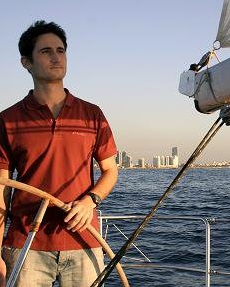
%> input picture GUI auxiliary/Danny.jpg, 230 x 287 px
$ octave --eval "result = getUserSnakeForGUI(rgb2gray(imread('Danny.jpg')));"   (GNU Octave 9; MATLAB toolbox functions it lacks are replaced by stand-ins)
%> lines starting %> are read from the running program, lines starting %| are printed output that depends on the picture; in (x1, y1, x2, y2) boxes, pixels count from 0 and x2, y2 are one past the last pixel; in counts of white or black regions, pixels touching at a corner belong together; the program's own positions count from 1
### GUI auxiliary/DetectCell.m
function outline = DetectCell(img)

resFactor = 5
img_scaled = imresize(img, 1/resFactor);
% figure, imshow(img), title('original image');

[junk threshold] = edge(img_scaled, 'sobel');
fudgeFactor = .5;
BWs = edge(img_scaled,'sobel', threshold * fudgeFactor);


se90 = strel('line', 3, 90);
se0 = strel('line', 3, 0);


BWsdil = imdilate(BWs, [se90 se0]);

BWdfill = imfill(BWsdil, 'holes');


BWnobord = imclearborder(BWdfill, 4);
tmp = bwdist(~(BWnobord));
[junk1 ind] = max(tmp(:));
[c r] = ind2sub(size(BWnobord), ind);
bw = imresize(bwselect(BWnobord,r,c,8), resFactor);
BWfinal = imdilate(bw ,strel('disk',10));


% figure, imshow(BWfinal), title('segmented image');


outline = contourc(bw-0.5, [0 0])';
outline = outline(2:10:end, :);
% Segout = Capture1_000_0;
% Segout(BWoutline) = max(max(Capture1_000_0));
% figure, imshow(Segout), title('outlined original image');

### GUI auxiliary/getUserSnakeForGUI.m
function [snake, nextAvailTag] = getUserSnakeForGUI(im)
%
% [snake, nextAvailTag] = getUserSnake(im)
%
% Adjusted from Cyrus's code to interact with GUI.
% Presents the user with an image, and has them create an initial
% snake for that image by adding vertices with the mouse (left
% clicks add new vertices, each connected to the previous one; other
% clicks or key presses end the process; the last added vertex is
% connected to the first added vertex)
%
% input:
%     im - image to present user
%
% output:
%     snake - snake created by user
%     nextAvailTag - next available unique vertex tag
%


scim = imadjust(im, stretchlim(im, 0));

CLim = stretchlim(scim, [0 0.98])';

% h = imshow(im, []); title('Specify initial snake');
imshow(im, []); title('Automatic recognition results');
userSnake = DetectCell(im);
imshow(im, []);
hold on;
plot(userSnake(:,1), userSnake(:,2), '-+');

choice = questdlg('Keep automatic initilization or specify user defined snake?', 'Automatic initilization', ...
    'Keep current', 'User initilization',  'Keep current');
if(strcmp(choice, 'User initilization'))
    h = imshow(im, []); title('Specify initial snake');
    [x,y] = getline('closed');
    ppoints = [x, y];
    userSnake = ppoints(1:(end),:);
    hold on;
    plot(userSnake(:,1), userSnake(:,2), '-+');
    hold off; drawnow;
end

CLim = get(gca, 'CLim');

numPoints = size(userSnake, 1);
tags = [1:numPoints];
nextAvailTag = numPoints + 1;
snake = [userSnake tags'];
%> in getUserSnakeForGUI, `scim = imadjust(im, stretchlim(im, 0));`:
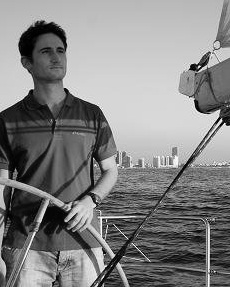
%> scim: size 287x230 uint8; min 0, max 255, mean 131
%> in getUserSnakeForGUI, `CLim = stretchlim(scim, [0 0.98])';`: CLim = [0 0.851]
%> in DetectCell, `img_scaled = imresize(img, 1/resFactor);`:
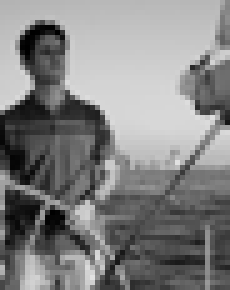
%> img_scaled: size 58x46 uint8 (shown 5 times larger); min 0, max 226, mean 130.5
%> in DetectCell, `[junk threshold] = edge(img_scaled, 'sobel');`:
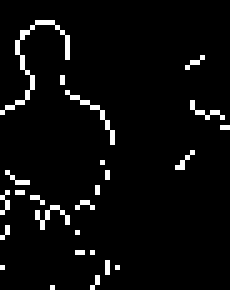
%> junk: size 58x46 logical (shown 5 times larger); 4.4% white in thin lines or dots
%> in DetectCell, `[junk threshold] = edge(img_scaled, 'sobel');`: threshold = 0.202
%> in DetectCell, `BWs = edge(img_scaled,'sobel', threshold * fudgeFactor);`:
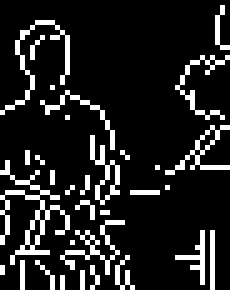
%> BWs: size 58x46 logical (shown 5 times larger); 13.6% white in thin lines or dots
%> in DetectCell, `BWsdil = imdilate(BWs, [se90 se0]);`:
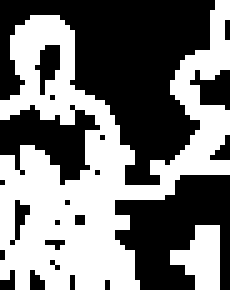
%> BWsdil: size 58x46 logical (shown 5 times larger); 47% white; 2 white regions, box (x1, y1, x2, y2) and area: (0, 0, 46, 58) 1169, (34, 45, 44, 58) 86
%> in DetectCell, `BWdfill = imfill(BWsdil, 'holes');`:
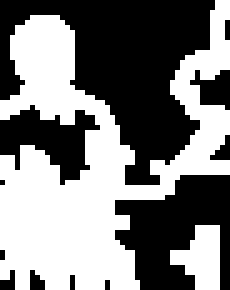
%> BWdfill: size 58x46 logical (shown 5 times larger); 49.4% white; 2 white regions, box (x1, y1, x2, y2) and area: (0, 0, 46, 58) 1231, (34, 45, 44, 58) 86
%> in DetectCell, `BWnobord = imclearborder(BWdfill, 4);`: BWnobord: size 58x46 logical; every value is 0
%> in DetectCell, `tmp = bwdist(~(BWnobord));`: tmp: size 58x46 single; every value is 0
%> in DetectCell, `[junk1 ind] = max(tmp(:));`: junk1 = 0; ind = 1
%> in DetectCell, `bw = imresize(bwselect(BWnobord,r,c,8), resFactor);`: bw: size 290x230 logical; every value is 0
%> in DetectCell, `outline = contourc(bw-0.5, [0 0])';`: outline = []
%> the answer given: Keep current
%> `result = getUserSnakeForGUI(rgb2gray(imread('Danny.jpg')));`:
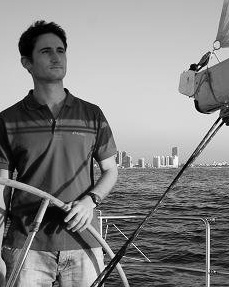
%> figure redrawn from the program's plot data
